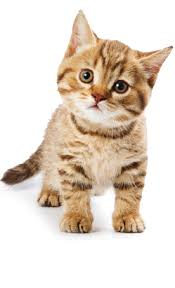
#> input picture test.jpg, 175 x 288 px
$ python 1.py
#> lines starting #> are read from the running program, lines starting #| are printed output that depends on the picture
import cv2
import numpy

search_image    = "test.jpg"
template_image  = "reference.jpg"

search   = cv2.imread(search_image, cv2.IMREAD_GRAYSCALE).astype(float)
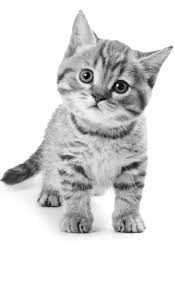
#> search: shape (288, 175) float64; min 0, max 255, mean 219.2
template = cv2.imread(template_image, cv2.IMREAD_GRAYSCALE).astype(float)
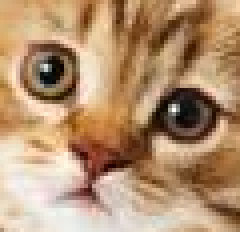
#> input picture reference.jpg, 60 x 58 px (shown 4 times larger)
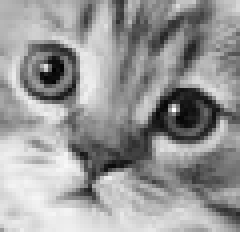
#> template: shape (58, 60) float64 (shown 4 times larger); min 1, max 254, mean 152.3
# imread returns a numpy array (ndarray)

search_height, search_width  = search.shape
#> search_height = 288; search_width = 175
template_height, template_width = template.shape
#> template_height = 58; template_width = 60

# using cv2.TM_SQDIFF
D_min = float('inf')
for n in range(0, search_height - template_height + 1):
    for m in range(0, search_width - template_width + 1):
        block = search[n:n+template_height, m:m+template_width]
        d = block - template
        D = numpy.sum(d * d)
        if D < D_min:
            D_min = D
            best = n, m
#> after the loop, D_min = 473; best = (58, 74)

res = best[1], best[0]
#> res = (74, 58)
print(res)
#| (74, 58)
